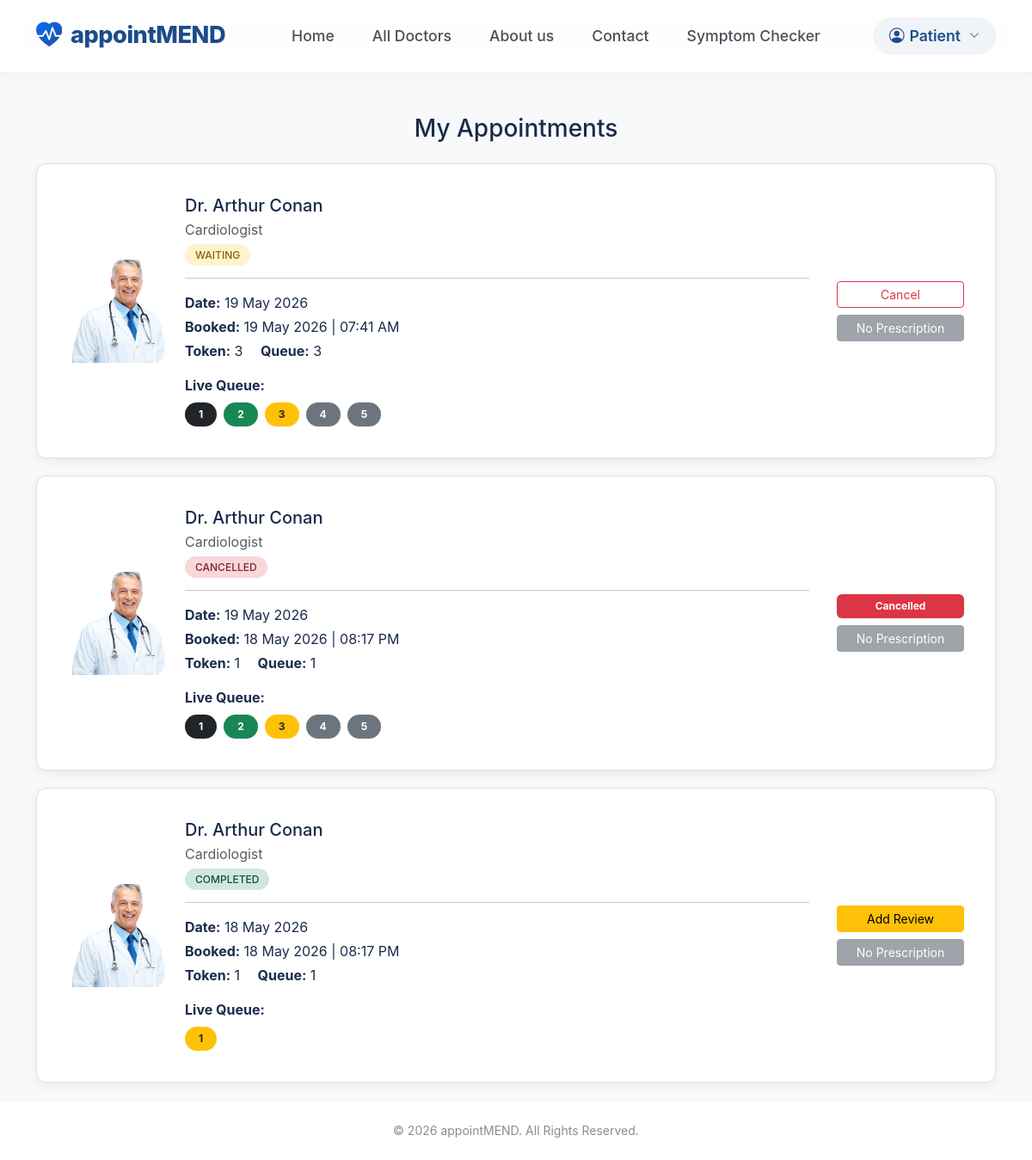
The app's page /appointments/my_appointments/ (signed in), older data.
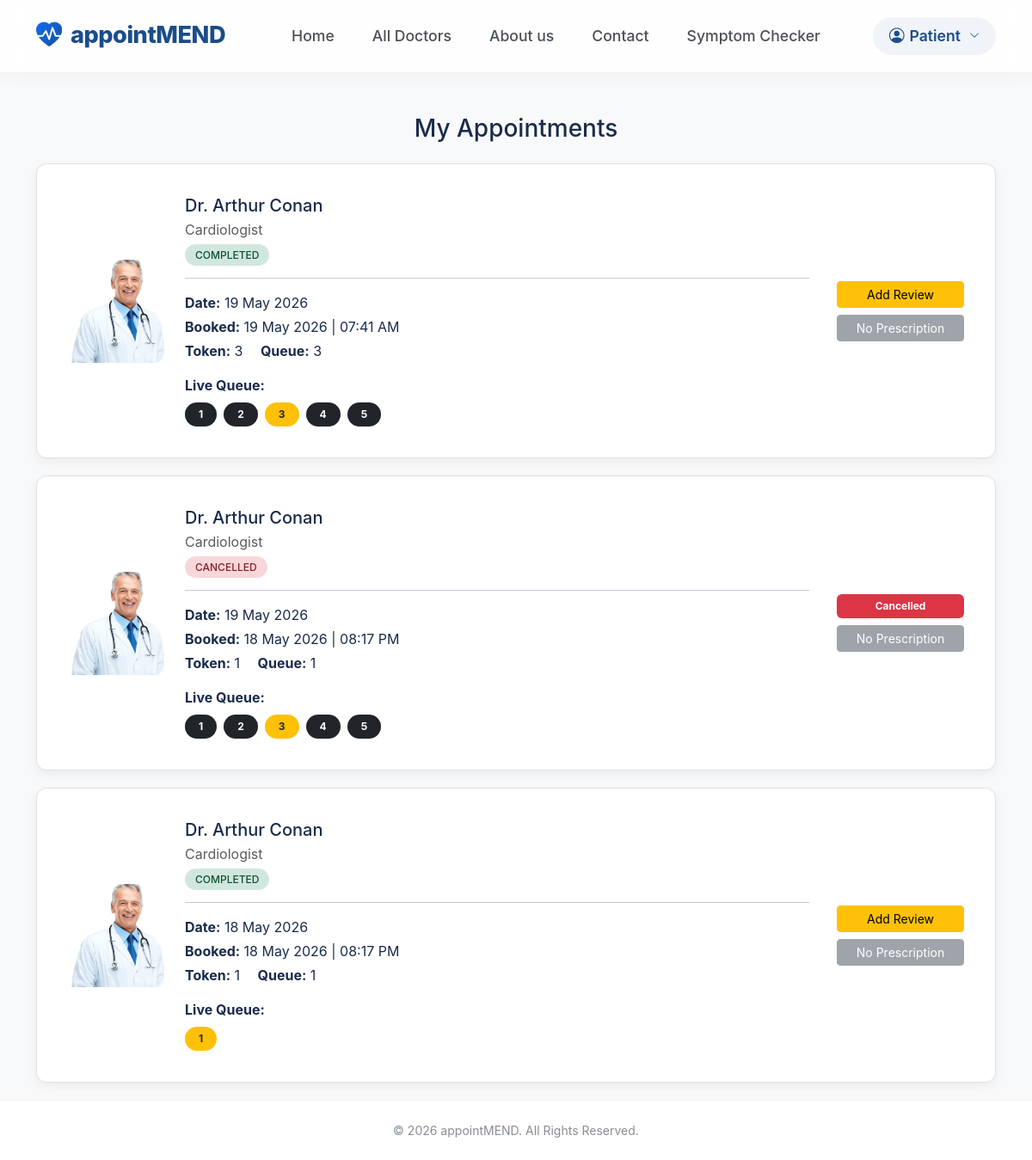
The same page, newer data.
### appointments/models.py (models this page shows)
class Appointment(models.Model):
    STATUS_CHOICES = [
        ('WAITING', 'Waiting'),
        ('ONGOING', 'Ongoing'),
        ('COMPLETED', 'Completed'),
        ('NOT_PRESENT', 'Not Present'),
        ('MISSED', 'Missed'),
        ('CANCELLED', 'Cancelled'),
    ]
    patient = models.ForeignKey(User, on_delete=models.CASCADE)
    doctor = models.ForeignKey(DoctorProfile, on_delete=models.CASCADE)
    appointment_date = models.DateField(null=True, blank=True)
    token_number = models.IntegerField()
    queue_position = models.IntegerField()
    status = models.CharField(
        max_length=20,
        choices=STATUS_CHOICES,
        default='WAITING'
    )
    created_at = models.DateTimeField(auto_now_add=True)

### accounts/models.py (models this page shows, shortened)
class DoctorProfile(models.Model):
    user = models.OneToOneField(User, on_delete=models.CASCADE)
    name = models.CharField(max_length=100)
    speciality = models.CharField(max_length=100)
    experience = models.IntegerField()
    address = models.TextField()
    fees = models.IntegerField()
    about = models.TextField()
    is_available = models.BooleanField(default=True)
    image = models.ImageField(upload_to='doctors/', blank=True)

### appointments/views.py (the view)
# urls.py: path('my_appointments/', views.my_appointments, name='my_appointments'),
@login_required
def my_appointments(request):
    appointments = Appointment.objects.filter(
        patient=request.user
    ).order_by('-created_at')
    all_today_appointments = Appointment.objects.exclude(
        status="CANCELLED"
    )
    return render(request, "my_appointments.html", {
        "appointments": appointments,
        "all_today_appointments": all_today_appointments
    })

### templates/my_appointments.html (shortened to what this page needs)
{% extends "base.html" %}
{% block content %}
<div class="container mt-5">
    <h3 class="mb-4 text-center">My Appointments</h3>
    {% for a in appointments %}
    <div class="appointment-card d-flex flex-wrap align-items-center">
        <div class="p-2">
            {% if a.doctor.image %}
                <img src="{{ a.doctor.image.url }}" class="doctor-img">
            {% else %}
                <img src="https://i.ibb.co/5vbvV8Q/doctor.jpg" class="doctor-img">
            {% endif %}
        </div>
        <div class="flex-grow-1 p-3">
            <h5 class="mb-1">Dr. {{ a.doctor.name }}</h5>
            <p class="text-muted mb-1">{{ a.doctor.speciality }}</p>
            <span class="status-badge {{ a.status }}">
                {{ a.status }}
            </span>
            <hr>
            <p class="mb-1">
                <strong>Date:</strong> {{ a.appointment_date|date:"d M Y" }}
            </p>
            <p class="mb-1">
                <strong>Booked:</strong> {{ a.created_at|date:"d M Y | h:i A" }}
            </p>
            <p class="mb-0">
                <strong>Token:</strong> {{ a.token_number }}
                <span class="ms-3"><strong>Queue:</strong> {{ a.queue_position }}</span>
            </p>
            <div class="mt-3">
    <strong>Live Queue:</strong>
    <div class="mt-2 d-flex flex-wrap gap-2">
        {% for item in all_today_appointments %}
            {% if item.doctor == a.doctor and item.appointment_date == a.appointment_date %}
                <span class="badge rounded-pill px-3 py-2
                    {% if item.status == 'ONGOING' %}
                        bg-success
                    {% elif item.patient == request.user %}
                        bg-warning text-dark
                    {% elif item.status == 'COMPLETED' %}
                        bg-dark
                    {% else %}
                        bg-secondary
                    {% endif %}
                ">
                    {{ item.token_number }}
                </span>
            {% endif %}
        {% endfor %}
    </div>
</div>
        </div>
        <div class="p-3 d-flex flex-column gap-2" style="min-width: 180px;">
            {% if a.status == "WAITING" %}
                <form method="POST" action="{% url 'cancel_appointment_patient' a.id %}">
                    <button class="btn btn-outline-danger w-100 btn-sm">
                        Cancel
                    </button>
                </form>
            {% elif a.status == "CANCELLED" %}
                <span class="badge bg-danger w-100 p-2">
                    Cancelled
                </span>
            {% endif %}
            {% if a.status == "COMPLETED" %}
                {% if not a.review %}
                    <a href="{% url 'add_review' a.id %}"
                       class="btn btn-warning btn-sm w-100">
                        Add Review
                    </a>
                {% endif %}
            {% endif %}
            {% if a.prescription %}
                <a href="{{ a.prescription.file.url }}"
                   class="btn btn-primary btn-sm w-100">
                    Prescription
                </a>
            {% else %}
                <button class="btn btn-secondary btn-sm w-100" disabled>
                    No Prescription
                </button>
            {% endif %}
        </div>
    </div>
    {% empty %}
        <div class="text-center text-muted">
            No appointments found.
        </div>
    {% endfor %}
</div>
{% endblock %}

Row changes from the older to the newer data that the page shows:
changed Appointment "19 May 2026 | 07:41 AM": status "WAITING" → "COMPLETED"; status "Cancel" → "Add Review"
changed Appointment (number 3 of 7 on the later page): status "ONGOING" → "COMPLETED" (drawn)
changed Appointment (number 4 of 7 on the later page): status "WAITING" → "COMPLETED" (drawn)
changed Appointment (number 5 of 7 on the later page): status "WAITING" → "COMPLETED" (drawn)
